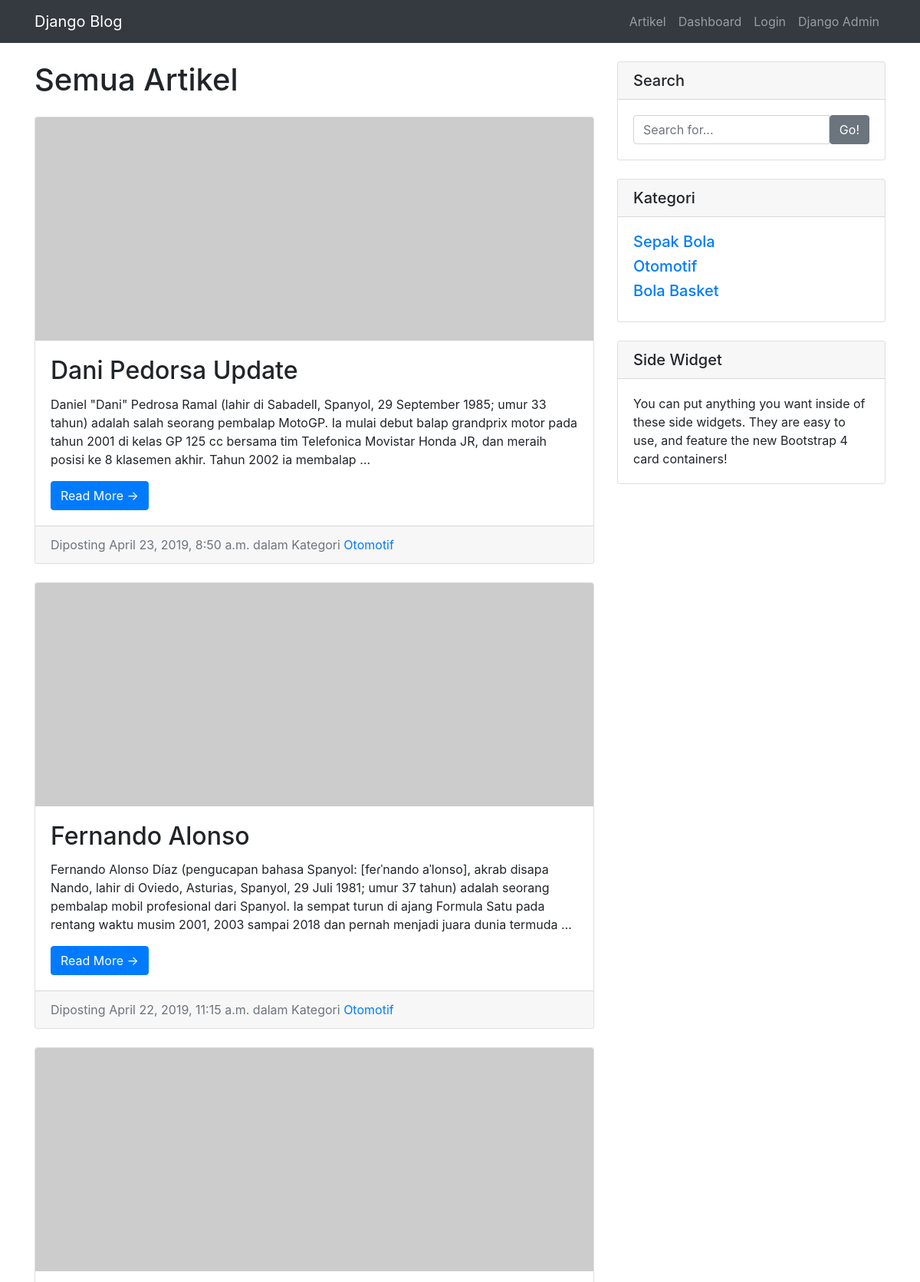
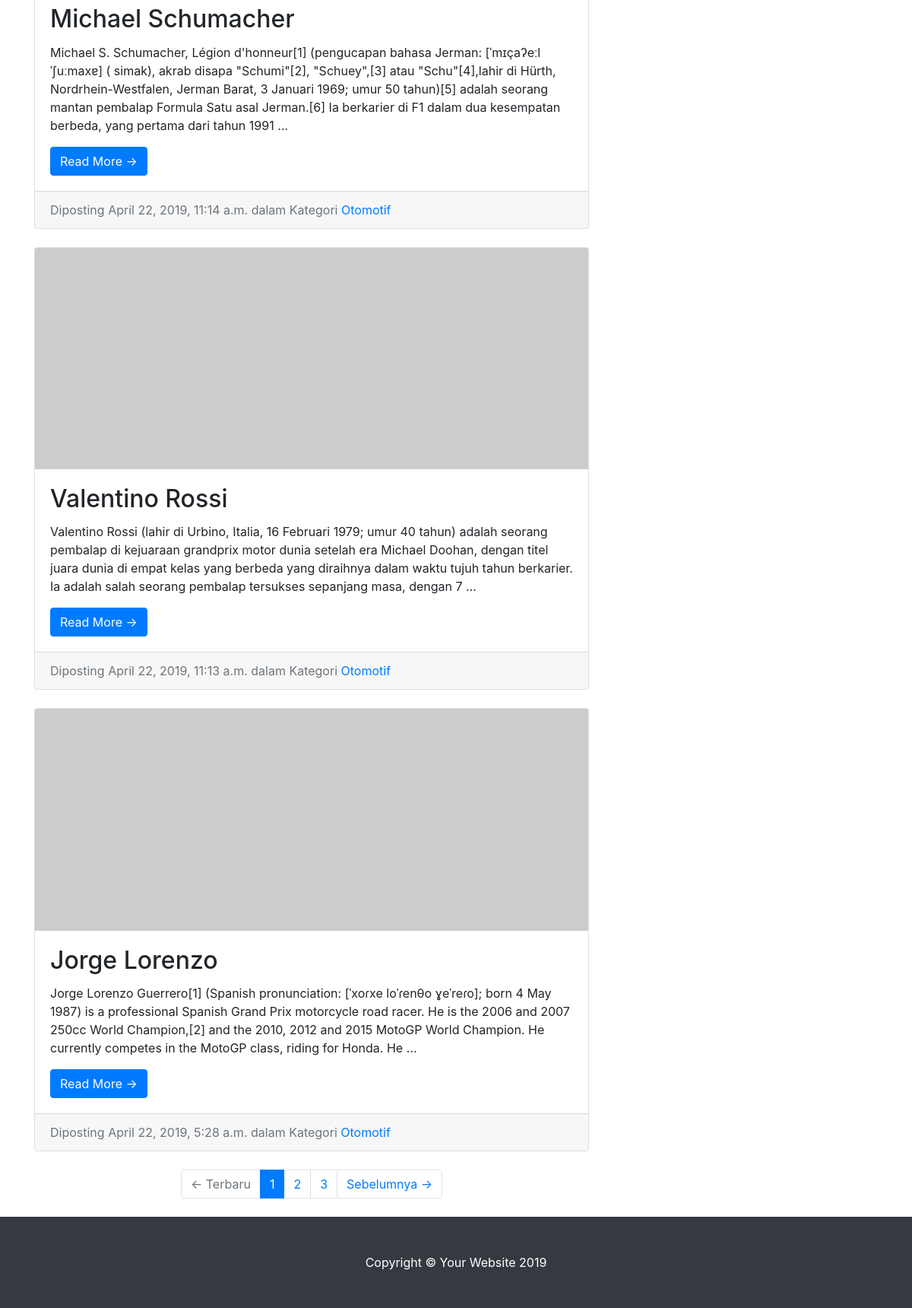
The page /1 on the database its author committed (2 pictures, top to bottom).
### artikel/models.py (models this page shows, shortened)
class Artikel(models.Model):
    judul       = models.CharField(max_length=255)
    isi         = models.TextField()
    kategori    = models.CharField(max_length=255)
    published   = models.DateTimeField(auto_now_add=True)
    updated     = models.DateTimeField(auto_now=True)
    slug        = models.SlugField(blank=True,editable=False)

### artikel/views.py (the view)
# urls.py: url(r'^(?P<page>\d+)$', ArtikelListView.as_view(), name='list'),
class ArtikelListView(ListView):
    model = Artikel
    template_name = "list.html"
    context_object_name = "artikel_list"
    ordering = ['-published']
    paginate_by = 5
    def get_context_data(self,*args, **kwargs):
        kategori_list = self.model.objects.values_list('kategori',flat=True).distinct()
        self.kwargs.update({'kategori_list':kategori_list})
        kwargs = self.kwargs
        return super().get_context_data(*args, **kwargs)

### templates/list.html
{% extends 'layout/frontend/base.html' %}
{% block contents %}
<div class="col-md-8">
    <h1 class="my-4">
        Semua Artikel
    </h1>
    {% for artikel in artikel_list  %}
        <div class="card mb-4">
                <img class="card-img-top" src="http://placehold.it/750x300" alt="Card image cap">
                <div class="card-body">
                    <h2 class="card-title">{{artikel.judul}}</h2>
                    <p class="card-text">{{artikel.isi|truncatewords:50}}</p>
                    <a href="{% url 'detail' artikel.slug %}"  class="btn btn-primary">Read More &rarr;</a>
                </div>
                <div class="card-footer text-muted">
                    Diposting {{artikel.published}} dalam Kategori
                    <a href="{% url 'category' artikel.kategori %}">{{artikel.kategori}}</a>
                </div>
        </div>
    {% endfor %}
    {% if is_paginated %}
        <ul class="pagination justify-content-center mb-4">
                {% if page_obj.has_previous %}
                    <li class="page-item">
                        <a class="page-link" href="{% url 'artikel:list' page_obj.previous_page_number  %}">&larr; Terbaru</a>
                     </li>
                    {% else %}
                    <li class="page-item disabled">
                        <a class="page-link" href="#">&larr; Terbaru</a>
                    </li>
                {% endif %}
                {% for page in paginator.page_range  %}
                    {% if page is page_obj.number %}
                        <li class="page-item active" aria-current="page">
                            <a class="page-link" href="#">{{page}}</a>
                        </li>
                    {% else %}
                        <li class="page-item">
                            <a class="page-link" href="{% url 'list' page  %}">{{page}}</a>
                        </li>
                    {% endif %}
                {% endfor %}
                {% if page_obj.has_next %}
                    <li class="page-item">
                        <a class="page-link" href="{% url 'list' page_obj.next_page_number  %}">Sebelumnya &rarr;</a>
                    </li>
                    {% else %}
                    <li class="page-item disabled">
                        <a class="page-link" href="#">Sebelumnya &rarr;</a>
                    </li>
                {% endif %}
        </ul>
    {% endif %}
</div>
{% include 'layout/frontend/snippets/sidebar.html' %}
{% endblock contents %}

### static/frontend/css/blog-home.css (style rules this page uses)
body { padding-top: 56px; }

### rows shown on the page
Artikel: judul "Dani Pedorsa Update", isi "Daniel \"Dani\" Pedrosa Ramal (lahir di Sabadell, Spanyol, 29 September 1985; umur 33 tahun) adalah salah seorang pembalap MotoGP. Ia mulai debut balap grandprix motor pada tahun 2001 di kelas GP 125 cc bersama tim Telefonica Movistar Honda JR, dan meraih posisi ke 8 klasemen akhir. Tahun 2002 ia membalap …", published "April 23, 2019, 8:50 a.m.", kategori "Otomotif"
Artikel: judul "Fernando Alonso", isi "Fernando Alonso Díaz (pengucapan bahasa Spanyol: [feɾˈnando aˈlonso], akrab disapa Nando, lahir di Oviedo, Asturias, Spanyol, 29 Juli 1981; umur 37 tahun) adalah seorang pembalap mobil profesional dari Spanyol. Ia sempat turun di ajang Formula Satu pada rentang waktu musim 2001, 2003 sampai 2018 dan pernah menjadi juara dunia termuda …", published "April 22, 2019, 11:15 a.m.", kategori "Otomotif"
Artikel: judul "Michael Schumacher", isi "Michael S. Schumacher, Légion d'honneur[1] (pengucapan bahasa Jerman: [ˈmɪçaʔeːl ˈʃuːmaxɐ] ( simak), akrab disapa \"Schumi\"[2], \"Schuey\",[3] atau \"Schu\"[4],lahir di Hürth, Nordrhein-Westfalen, Jerman Barat, 3 Januari 1969; umur 50 tahun)[5] adalah seorang mantan pembalap Formula Satu asal Jerman.[6] Ia berkarier di F1 dalam dua kesempatan berbeda, yang pertama dari tahun 1991 …", published "April 22, 2019, 11:14 a.m.", kategori "Otomotif"
Artikel: judul "Valentino Rossi", isi "Valentino Rossi (lahir di Urbino, Italia, 16 Februari 1979; umur 40 tahun) adalah seorang pembalap di kejuaraan grandprix motor dunia setelah era Michael Doohan, dengan titel juara dunia di empat kelas yang berbeda yang diraihnya dalam waktu tujuh tahun berkarier. Ia adalah salah seorang pembalap tersukses sepanjang masa, dengan 7 …", published "April 22, 2019, 11:13 a.m.", kategori "Otomotif"
Artikel: judul "Jorge Lorenzo", isi "Jorge Lorenzo Guerrero[1] (Spanish pronunciation: [ˈxoɾxe loˈɾenθo ɣeˈreɾo]; born 4 May 1987) is a professional Spanish Grand Prix motorcycle road racer. He is the 2006 and 2007 250cc World Champion,[2] and the 2010, 2012 and 2015 MotoGP World Champion. He currently competes in the MotoGP class, riding for Honda. He …", published "April 22, 2019, 5:28 a.m.", kategori "Otomotif"

### other values the page prints
{{ page }} "1"
{{ page }} "2" "3"
{{ kategori }} "Sepak Bola" "Otomotif" "Bola Basket"
